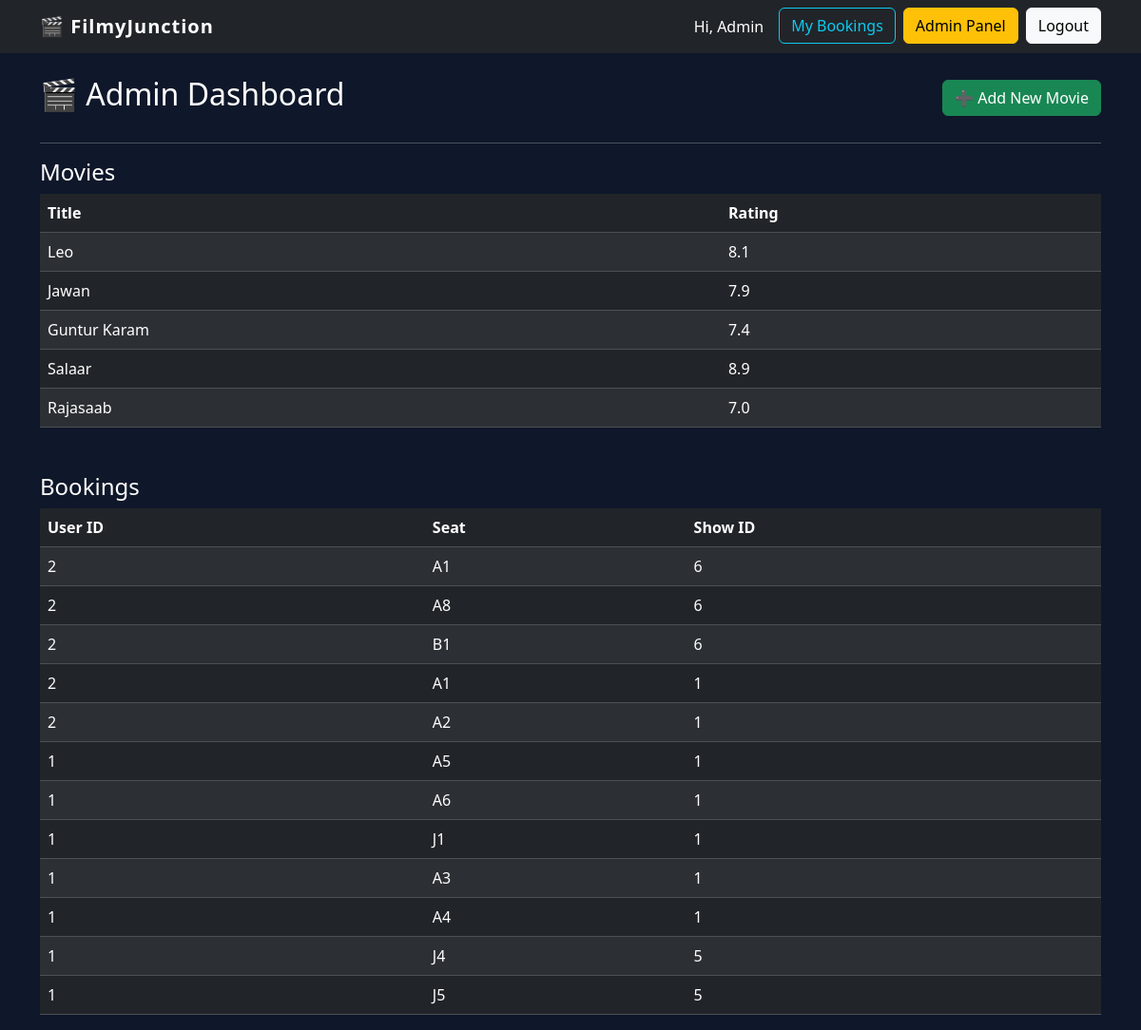
Page /admin (signed in) on the earlier database version.
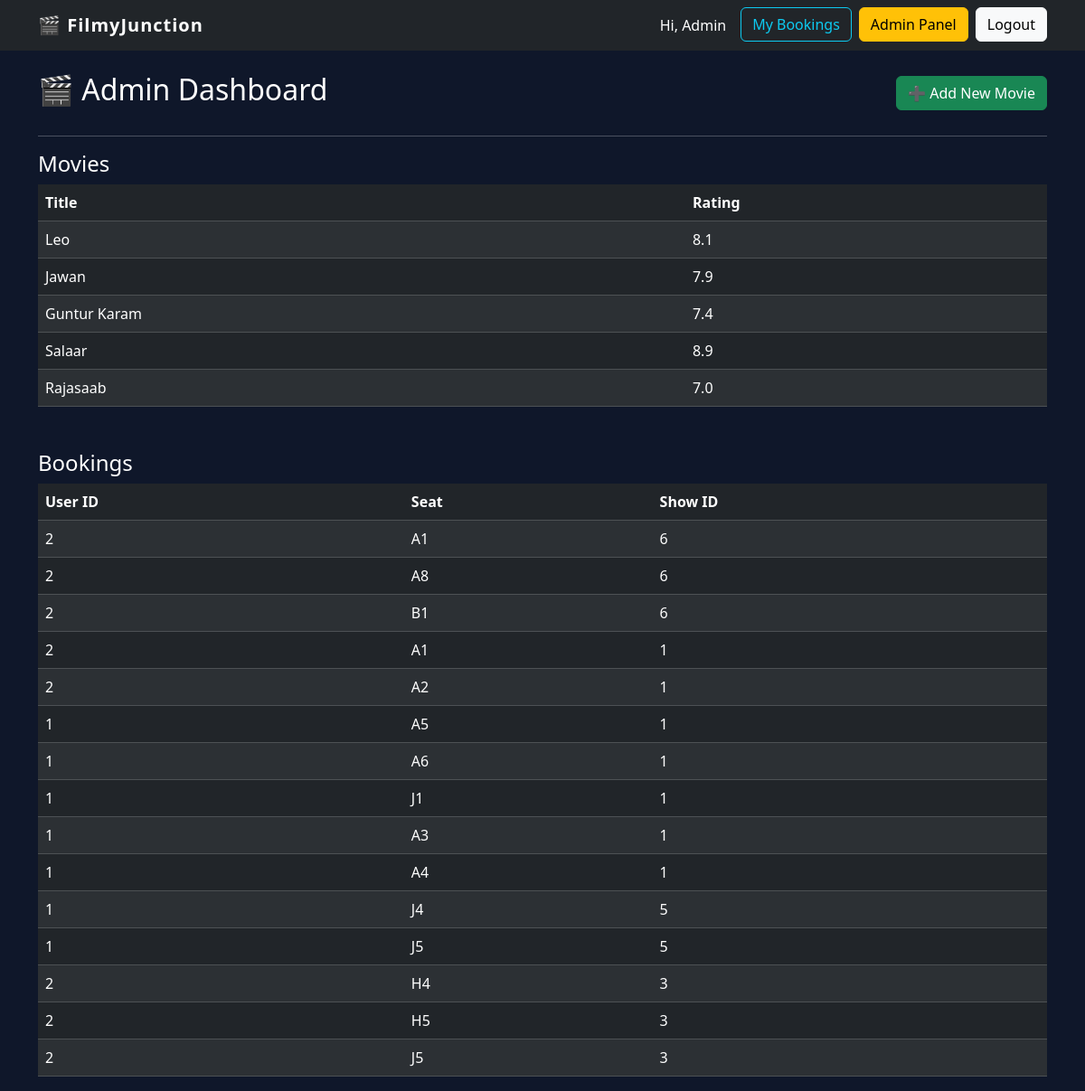
Same page on the later database version.
### models.py (models this page shows)
class Movie(db.Model):
    id = db.Column(db.Integer, primary_key=True)
    title = db.Column(db.String(100), nullable=False)
    poster = db.Column(db.String(200), nullable=False)
    rating = db.Column(db.Float, nullable=False)
    description = db.Column(db.Text, nullable=False)

class SeatBooking(db.Model):
    id = db.Column(db.Integer, primary_key=True)
    show_id = db.Column(db.Integer, db.ForeignKey('show.id'), nullable=False)
    seat_number = db.Column(db.String(5), nullable=False)
    user_id = db.Column(db.Integer, db.ForeignKey('user.id'), nullable=False)
    show = db.relationship('Show')
    user = db.relationship('User')

### app.py (the view)
@app.route("/admin")
@login_required
def admin_dashboard():
    if not current_user.is_admin:
        abort(403)
    movies = Movie.query.all()
    bookings = SeatBooking.query.all()
    return render_template("admin/dashboard.html",
        movies=movies,
        bookings=bookings
    )

### app.py (called while the page is built)
@login_manager.user_loader
def load_user(user_id):
    return User.query.get(int(user_id))

### templates/admin/dashboard.html (shortened to what this page needs)
{% extends "base.html" %}
{% block content %}
<div class="d-flex justify-content-between align-items-center mb-4">
  <h2>🎬 Admin Dashboard</h2>
  <a href="{{ url_for('add_movie') }}"
     class="btn btn-success">
     ➕ Add New Movie
  </a>
</div>
<hr>
<h4>Movies</h4>
<table class="table table-dark table-striped">
  <thead>
    <tr>
      <th>Title</th>
      <th>Rating</th>
    </tr>
  </thead>
  <tbody>
    {% for movie in movies %}
    <tr>
      <td>{{ movie.title }}</td>
      <td>{{ movie.rating }}</td>
    </tr>
    {% endfor %}
  </tbody>
</table>
<h4 class="mt-5">Bookings</h4>
<table class="table table-dark table-striped">
  <thead>
    <tr>
      <th>User ID</th>
      <th>Seat</th>
      <th>Show ID</th>
    </tr>
  </thead>
  <tbody>
    {% for booking in bookings %}
    <tr>
      <td>{{ booking.user_id }}</td>
      <td>{{ booking.seat_number }}</td>
      <td>{{ booking.show_id }}</td>
    </tr>
    {% endfor %}
  </tbody>
</table>
{% endblock %}

Differences in the rows shown:
added SeatBooking: user_id "2", seat_number "H4", show_id "3"
added SeatBooking: user_id "2", seat_number "H5", show_id "3"
added SeatBooking: user_id "2", seat_number "J5", show_id "3"
